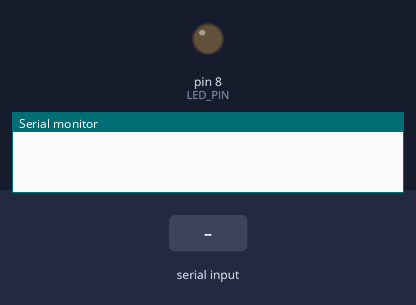
The sketch below on a simulated Arduino Uno, built with avr-gcc and run on an emulated ATmega328P. On the bench: output pins drawn as LEDs (lit = HIGH), the last lines printed to the serial monitor. The test bench sets the inputs (shaded band).

Above: at 1.2 s.
1.3 s: "1" received over Serial
At 1.8 s:
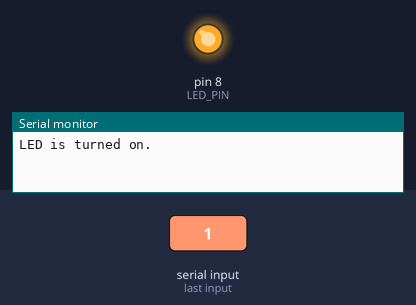
2.9 s: "0" received over Serial
At 4.2 s:
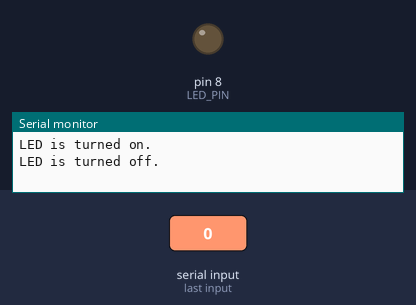
Timing chart, 0 to 5.9 s (numbered marks = the images above; inputs shaded):
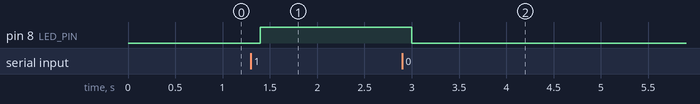

Measured:
- after the input at 1.3 s, pin 8 (LED_PIN): LOW → HIGH after 0.10 s
- after the input at 2.9 s, pin 8 (LED_PIN): HIGH → LOW after 0.10 s

The sketch:

serial_port.ino
```cpp
/**
 * Serial Port Project
 *
 * This is a simple LED toggle program which can be controlled with the serial monitor
 * provided by the Arduino IDE, giving 1 as input turns on the LED and giving
 * 0 turns off the same.
 *
 */

const int LED_PIN = 8;

volatile char input;

void setup() {
    pinMode(LED_PIN, OUTPUT);
    Serial.begin(9600);
}

void loop() {
    if (Serial.available() > 0) {
        input = Serial.read();
        if (input == '1') {
            digitalWrite(LED_PIN, HIGH);
            Serial.println("LED is turned on.");
        } else if (input == '0') {
            digitalWrite(LED_PIN, LOW);
            Serial.println("LED is turned off.");
        }
    }
    delay(100);
}
```
